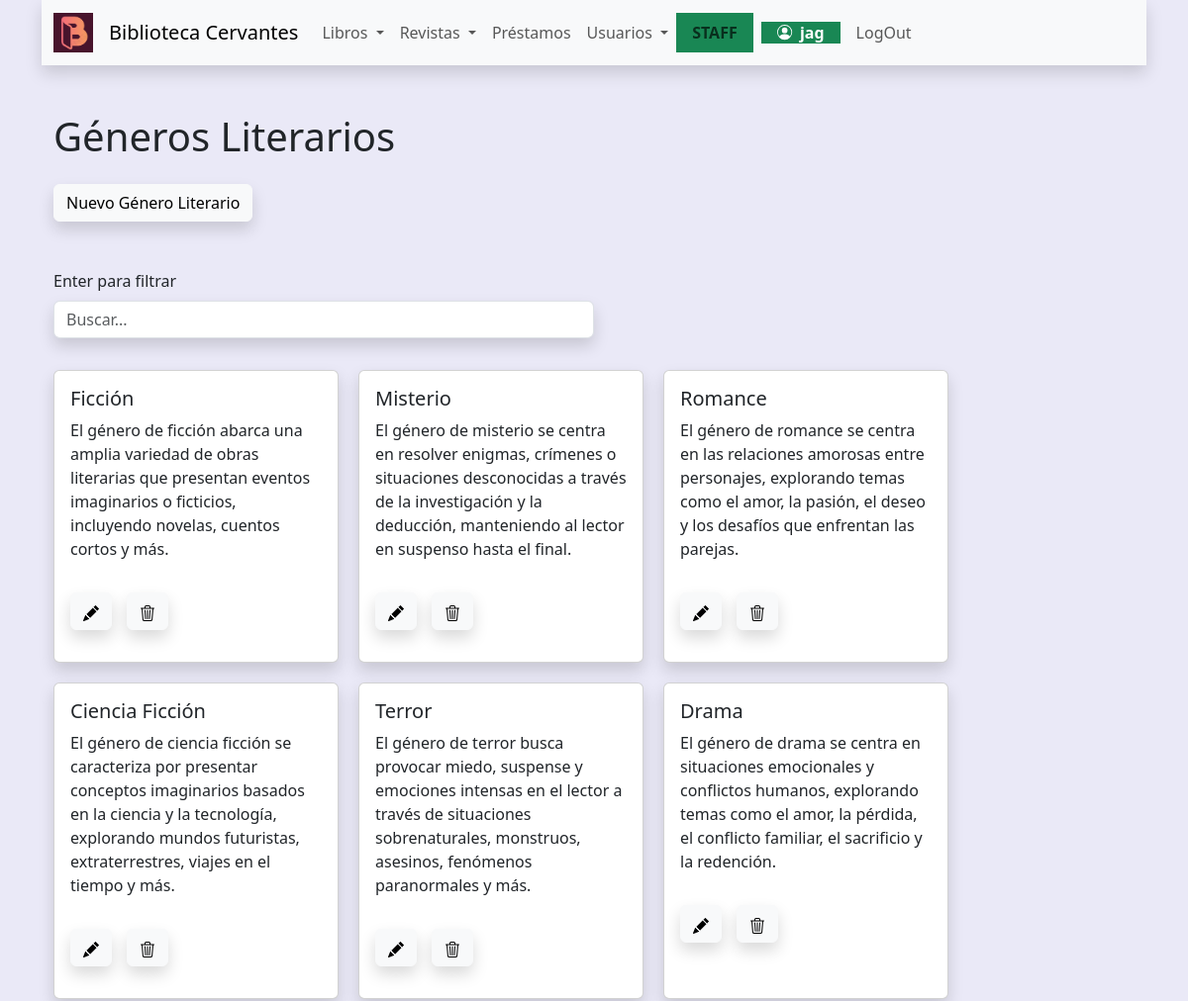
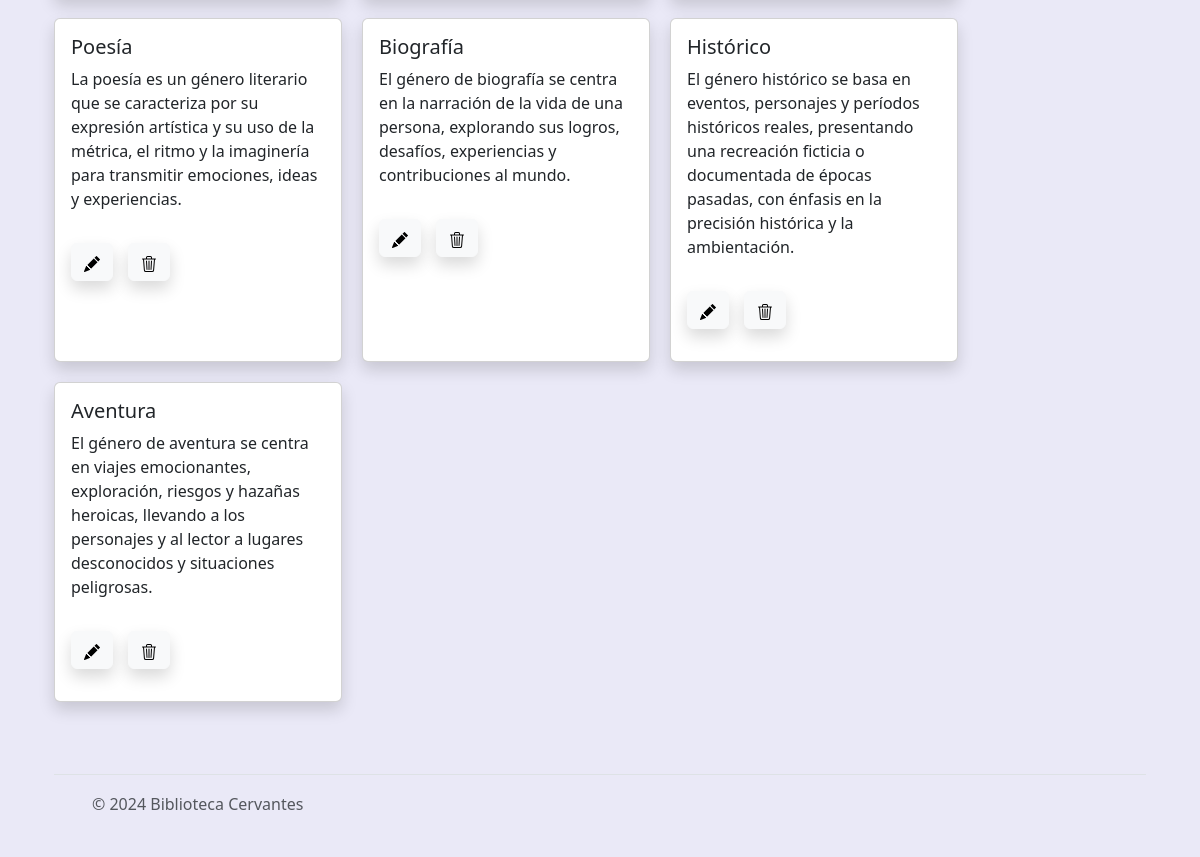
Page /libros/generos (signed in) on the committed database (2 pictures, top to bottom).
### libros/models.py (models this page shows, shortened)
class Genero(models.Model):
    nombre=models.CharField(max_length=150)
    descripcion=models.TextField(max_length=250,default='', null=True, blank=True)

### libros/views.py (the view)
# urls.py: path('generos',views.listargeneros,name='listargeneros'),
@login_required
def listargeneros(request):
    consulta=request.GET.get("consulta", None)
    if consulta:
        query = models.Genero.objects.filter(nombre__icontains=consulta)
    else:
        query=models.Genero.objects.all()
    context={'generos': query}
    return render(request, 'libros/listargeneros.html', context)

### libros/templates/libros/listargeneros.html (shortened to what this page needs)
{% extends 'core/base.html' %}
{% block title %}
    <h1>Géneros Literarios</h1>
{% endblock title %}
{% block content %}
{% if user.is_staff %}
<div style="display: flex;gap: 15px;" class="py-3 ">
    <div class="">
        <a class="btn btn-light shadow" href='{% url 'libros:creargenero' %}'>Nuevo Género Literario</a>
    </div>
</div>
{% endif %}
<div style="max-width: 50%;" class="py-2 ">
    <div class="py-lg-4" styles="width:40%">
        <form action="{% url 'libros:listargeneros' %}" method="get">
            <label class="form-label">Enter para filtrar</label>
            <input class="form-control shadow " type="text" name="consulta" placeholder="Buscar...">
        </form>
    </div>
</div>
<div style="display: flex; flex-wrap: wrap; gap: 20px;">
    {% for genero in generos  %}
        <div class="card shadow " style="width: 18rem;">
            <div class="card-body">
                <h5 class="card-title">{{genero.nombre}}</h5>
                <p class="card-text">{{genero.descripcion}}</p>
                {% if user.is_staff %}
                <div style="display: flex;gap: 15px;" class="py-3 ">
                    <div class="">
                        <a class="btn btn-light shadow" href='{% url 'libros:editargenero' genero.id %}'>
                        </a>
                    </div>
                    <div class="">
                        <a class="btn btn-light shadow" href='{% url 'libros:eliminagenero' genero.id %}'>
                        </a>
                    </div>
                </div>
                {% endif %}
            </div>
        </div>
    {% endfor %}
</div>
{% endblock content %}

### core/templates/core/components/navbar.html (shortened to what this page needs)
{% load static %}
<nav class="navbar shadow navbar-expand-lg bg-body-tertiary">
    <div class="container-fluid">
        <a class="navbar-brand" href="{% url 'core:home' %}">
            <img src= "{% static 'core/img/logo_color.png' %}" alt="BC" width="40" height="40">
        </a>
        <a class="navbar-brand" href="{% url 'core:home' %}">Biblioteca Cervantes</a>
      <div class="collapse navbar-collapse" id="navbarNavDropdown">
        <ul class="navbar-nav">
          {% if user.is_authenticated %}
          <li class="nav-item dropdown">
            <a class="nav-link dropdown-toggle" href="#" role="button" data-bs-toggle="dropdown" aria-expanded="false">
              Libros
            </a>
          </li>
          <li class="nav-item dropdown">
            <a class="nav-link dropdown-toggle" href="#" role="button" data-bs-toggle="dropdown" aria-expanded="false">
              Revistas
            </a>
          </li>
          {% if user.is_staff %}
            <li class="nav-item">
              <a class="nav-link" href="{% url 'prestamos:listarprestamos' %}">Préstamos</a>
            </li>
            <li class="nav-item dropdown">
              <a class="nav-link dropdown-toggle " href="#" role="button" data-bs-toggle="dropdown" aria-expanded="false">
                Usuarios
              </a>
            </li>
            <strong class="text-bg-success px-2">
              <span class="nav-link light"> STAFF </span>
            </strong>
          {% endif %}
          <li class="nav-item">
            <span class="nav-link"><strong class="text-bg-success px-3">
               {{ user.username }}
            </strong></span>
          </li>
          <li class="nav-item">
            <form action="{% url 'core:logout' %}" method="post">
              <input type="submit" class="nav-link" value="LogOut">
            </form>
          </li>
          {% endif %}
        </ul>
      </div>
    </div>
  </nav>

### rows in the picture
Genero: nombre "Ficción", descripcion "El género de ficción abarca una amplia variedad de obras literarias que presentan eventos imaginarios o ficticios, incluyendo novelas, cuentos cortos y más."
Genero: nombre "Misterio", descripcion "El género de misterio se centra en resolver enigmas, crímenes o situaciones desconocidas a través de la investigación y la deducción, manteniendo al lector en suspenso hasta el final."
Genero: nombre "Romance", descripcion "El género de romance se centra en las relaciones amorosas entre personajes, explorando temas como el amor, la pasión, el deseo y los desafíos que enfrentan las parejas."
Genero: nombre "Ciencia Ficción", descripcion "El género de ciencia ficción se caracteriza por presentar conceptos imaginarios basados en la ciencia y la tecnología, explorando mundos futuristas, extraterrestres, viajes en el tiempo y más."
Genero: nombre "Terror", descripcion "El género de terror busca provocar miedo, suspense y emociones intensas en el lector a través de situaciones sobrenaturales, monstruos, asesinos, fenómenos paranormales y más."
Genero: nombre "Drama", descripcion "El género de drama se centra en situaciones emocionales y conflictos humanos, explorando temas como el amor, la pérdida, el conflicto familiar, el sacrificio y la redención."
Genero: nombre "Poesía", descripcion "La poesía es un género literario que se caracteriza por su expresión artística y su uso de la métrica, el ritmo y la imaginería para transmitir emociones, ideas y experiencias."
Genero: nombre "Biografía", descripcion "El género de biografía se centra en la narración de la vida de una persona, explorando sus logros, desafíos, experiencias y contribuciones al mundo."
Genero: nombre "Histórico", descripcion "El género histórico se basa en eventos, personajes y períodos históricos reales, presentando una recreación ficticia o documentada de épocas pasadas, con énfasis en la precisión histórica y la ambientación."
Genero: nombre "Aventura", descripcion "El género de aventura se centra en viajes emocionantes, exploración, riesgos y hazañas heroicas, llevando a los personajes y al lector a lugares desconocidos y situaciones peligrosas."

### other values in the picture
{{ user.username }} "jag"
